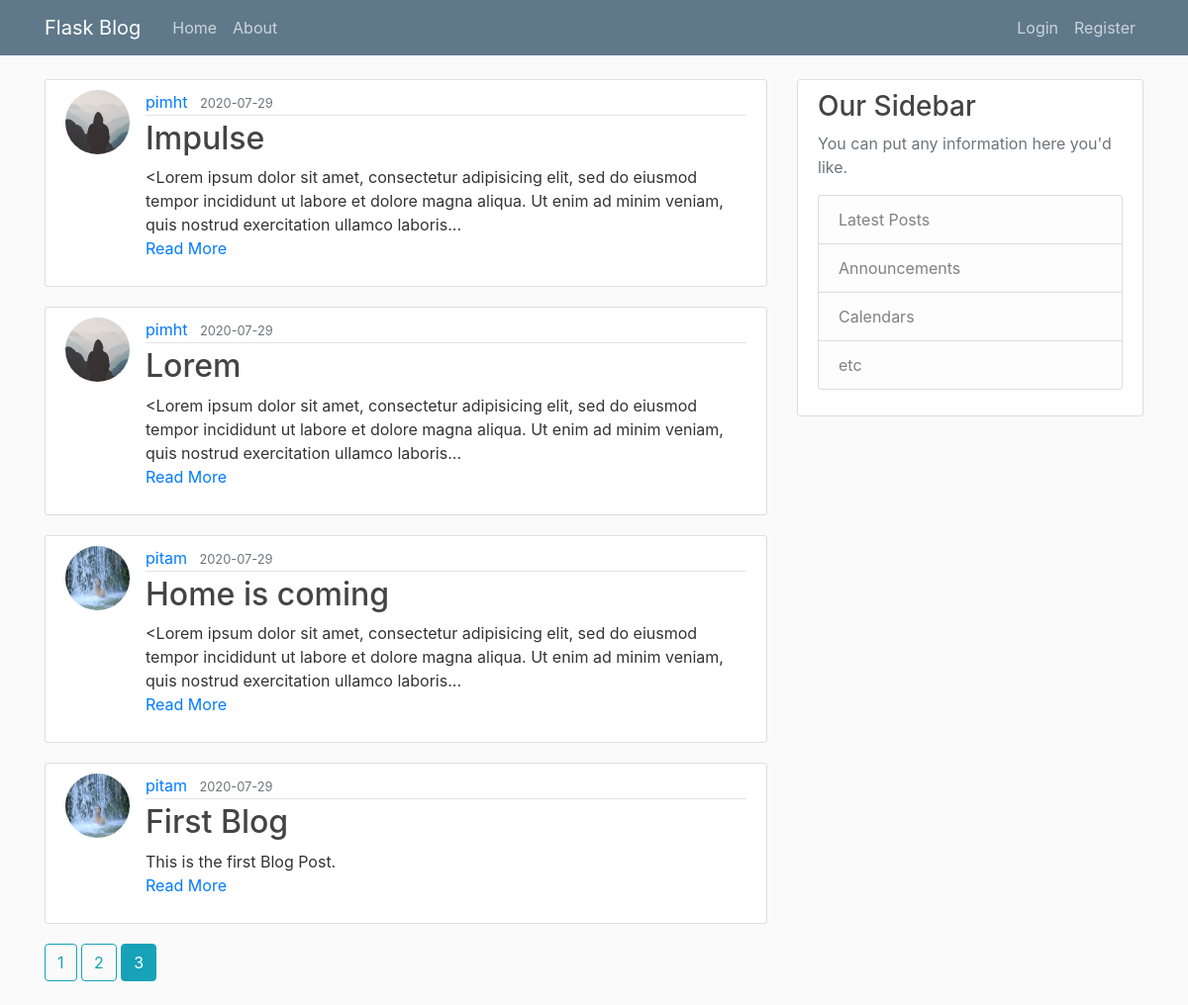
/?page=3, run on the app's committed database.
### flaskblog/models.py (models this page shows, shortened)
class Post(db.Model):
	id = db.Column(db.Integer, primary_key = True)
	title = db.Column(db.String(200), nullable = False)
	date_posted = db.Column(db.DateTime, nullable = False, default = datetime.utcnow)
	content = db.Column(db.Text, nullable = False)
	user_id = db.Column(db.Integer, db.ForeignKey('user.id'), nullable = False)

class User(db.Model, UserMixin):
	id = db.Column(db.Integer, primary_key = True)
	username = db.Column(db.String(20), unique = True, nullable = False)
	email = db.Column(db.String(120), unique = True, nullable = False)
	image_file = db.Column(db.String(20), nullable = False, default = 'default.jpg')
	password = db.Column(db.String(60), nullable = False)
	posts = db.relationship('Post', backref = 'author', lazy = True)

### flaskblog/main/routes.py (the view)
@main.route('/')
def home():
	page = request.args.get('page', 1, type = int)
	posts = Post.query.order_by(Post.date_posted.desc()).paginate(page = page, per_page=5)
	return render_template('home.html', posts = posts)

### flaskblog/templates/home.html
{% extends 'layout.html' %}
{% block content %}
	{% for post in posts.items %}
		<article class="media content-section">
			<img class="rounded-circle article-img" src="{{ url_for('static', filename = 'profile_pics/' + post.author.image_file) }}">
		  <div class="media-body">
		    <div class="article-metadata">
		      <a class="mr-2" href="{{ url_for('users.user_posts', username = post.author.username) }}">
		      {{ post.author.username }}</a>
		      <small class="text-muted">{{ post.date_posted.strftime('%Y-%m-%d') }}</small>
		    </div>
		    <h2><a class="article-title" href="{{ url_for('posts.post', post_id = post.id) }}">{{ post.title }}</a></h2>
		    <p class="article-content">{{ post.content | truncate(200) }}
		    	<a href="{{ url_for('posts.post', post_id = post.id) }}">Read More</a></p>
		  </div>
		</article>
	{% endfor %}
	{% for page_num in posts.iter_pages(left_edge = 1, right_edge = 1, left_current = 1, right_current = 2) %}
		{% if page_num %}
			{% if posts.page == page_num %}
				<a class = 'btn btn-info mb-4' href="{{ url_for('main.home', page = page_num) }}">{{ page_num }}</a>
			{% else %}
				<a class = 'btn btn-outline-info mb-4' href="{{ url_for('main.home', page = page_num) }}">{{ page_num }}</a>
			{% endif %}
		{% else%}
			...
		{% endif %}
	{% endfor %}
{% endblock %}

### flaskblog/static/main.css (style rules this page uses)
body { background: #fafafa; color: #333333; margin-top: 5rem; }
h1, h2, h3, h4, h5, h6 { color: #444444; }
.content-section { background: #ffffff; padding: 10px 20px; border: 1px solid #dddddd; border-radius: 3px; margin-bottom: 20px; }
.article-title { color: #444444; }
.article-content { white-space: pre-line; }
.article-img { height: 65px; width: 65px; margin-right: 16px; }
.article-metadata { padding-bottom: 1px; margin-bottom: 4px; border-bottom: 1px solid #e3e3e3 }

### data on the page
Post: image_file (placeholder picture), author.username "pimht", date_posted "2020-07-29", title "Impulse", content "<Lorem ipsum dolor sit amet, consectetur adipisicing elit, sed do eiusmod tempor incididunt ut labore et dolore magna aliqua. Ut enim ad minim veniam, quis nostrud exercitation ullamco laboris..."
Post: image_file (placeholder picture), author.username "pimht", date_posted "2020-07-29", title "Lorem", content "<Lorem ipsum dolor sit amet, consectetur adipisicing elit, sed do eiusmod tempor incididunt ut labore et dolore magna aliqua. Ut enim ad minim veniam, quis nostrud exercitation ullamco laboris..."
Post: image_file (picture), author.username "pitam", date_posted "2020-07-29", title "Home is coming", content "<Lorem ipsum dolor sit amet, consectetur adipisicing elit, sed do eiusmod tempor incididunt ut labore et dolore magna aliqua. Ut enim ad minim veniam, quis nostrud exercitation ullamco laboris..."
Post: image_file (picture), author.username "pitam", date_posted "2020-07-29", title "First Blog", content "This is the first Blog Post."

### other printed values
{{ page_num }} "1" "2"
{{ page_num }} "3"
